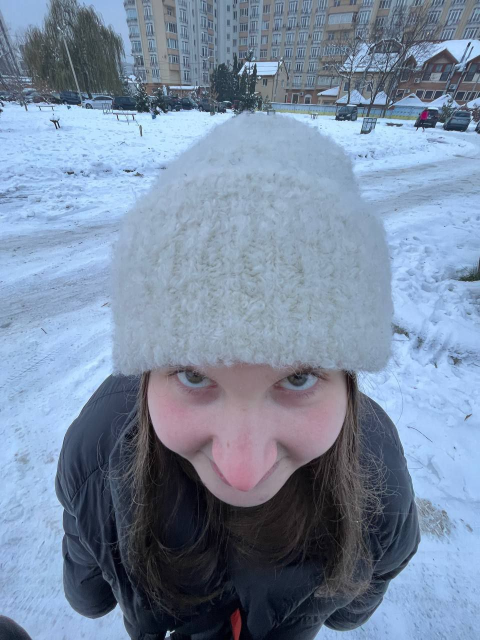
#> input picture Task_ANN_Classifier/khrystynka.jpg, 960 x 1280 px (shown at 1/2 size); the run also reads 1 picture not shown here
$ jupyter execute --allow-errors 'Task_ANNs_Classifier_BasicAI (1).ipynb'   (shell and % lines are left out)
#> lines starting #> are read from the running program, lines starting #| are printed output that depends on the picture
# Вирішення задачі логістичної регресії за допомогою нейронних мереж

В цій лабораторній роботі Ви створите класифікатор на основі логістичної регресії для розпізнавання котів за допомогою нейронної мережі.

**Основні вимоги до виконання:**
- не використовуйте в своєму коді циклів (for/while), якщо тільки інструкція прямо не вимагає цього.

**Протягом виконання цієї лабораторної роботи Ви навчитесь:**
- Будувати базову архітектуру алгоритму навчання, включаючи:
    - виконання ініціалізації параметрів мережі
    - розрахування функції витрат та її градієнтів
    - використання алгоритму оптимізації (градієнтний спуск)
- Зібравши всі необхідні модулі Ви отримаєте вірне рішення задачі класифікації котів.

## 1 - Необхідні пакети ##

Для початку необхідно завантажити необхідні для виконання цієї лабораторної роботи пакети.
- [numpy](www.numpy.org).
- [h5py](http://www.h5py.org) це загальний пакет для взаємодії з набором даних, який зберігається у файлі H5.
- [matplotlib](http://matplotlib.org) бібліотека для побудови графіків.
- [PIL](http://www.pythonware.com/products/pil/) та [scipy](https://www.scipy.org/) пакети для тестування Вашої моделі із власною картинкою у фінальній частині лабораторної роботи.

[cell 1]
import numpy as np
import matplotlib.pyplot as plt
import h5py
import scipy
from PIL import Image

## 2 - Постановка завдання ##

**Вихідні умови до завдання**: Вам надано набір даних, що містить:
    - навчальний набір даних містить  m_train зображень позначених як `кіт (cat)` (y=1) або `НЕ кіт (non-cat)` (y=0)
    - тестовий набір даних містить m_test зображень позначених як `кіт (cat)` (y=1) або `НЕ кіт (non-cat)` (y=0)
    - розмірність кожного зображення (num_px, num_px, 3), де 3 - для 3 каналів (RGB). Таким чином, кожне зображення є квадратним (висота = num_px) та (ширина = num_px).

Вам необхідно побудувати простий алгоритм розпізнавання-зображень, який вірно класифікує чи зображено на картинці кота чи НЕ кота.

Давайте більш детально познайомимося з набором даних. Завантажте дані, запустивши наступний код.

[cell 2]
def load_dataset():
    train_dataset = h5py.File('train_catvnoncat.h5', "r")
    train_set_x_orig = np.array(train_dataset["train_set_x"][:]) # train set features
    train_set_y_orig = np.array(train_dataset["train_set_y"][:]) # train set labels

    test_dataset = h5py.File('test_catvnoncat.h5', "r")
    test_set_x_orig = np.array(test_dataset["test_set_x"][:]) # test set features
    test_set_y_orig = np.array(test_dataset["test_set_y"][:]) # test set labels

    classes = np.array(test_dataset["list_classes"][:]) # the list of classes

    train_set_y_orig = train_set_y_orig.reshape((1, train_set_y_orig.shape[0]))
    test_set_y_orig = test_set_y_orig.reshape((1, test_set_y_orig.shape[0]))

    return train_set_x_orig, train_set_y_orig, test_set_x_orig, test_set_y_orig, classes

#> (a cell that did not finish here is left out)

Постфікс "_orig" в кінці наборів  зображень (навчальному наборі та тестовому), є позначкою того, що ці зображення будуть попередньо опрацьовуватись. Після попередньої обробки Ви отримаєте train_set_x та test_set_x (мітки train_set_y та test_set_y не потребують попередньої обробки).

Кожен рядок вашого train_set_x_orig та test_set_x_orig - це масив, що представляє зображення. Ви можете візуалізувати приклад, запустивши наступний код. для того, щоб побачити інші зображення змініть знначення `index` та повторно запустіть код.

[cell 4]
# Example of a picture
index = 14
#> (the rest of this cell did not finish here and is left out)

Багато помилок при навчанні нейронних мереж виникає в ситуаціях, коли не співпадають розмірності матриць та векторів.

**Завдання 1:** Знайти значення для:
    - m_train (кількість навчальних прикладів)
    - m_test (кількість тетових прикладів)
    - num_px (= height = width (вистоа та ширина) зображень в навчальному наборі)

**NB!!!** `train_set_x_orig` це numpy-array розмірністю (m_train, num_px, num_px, 3). Для перевірки розмірності `m_train`треба прописати `train_set_x_orig.shape[0]`.

#> (a cell that did not finish here is left out)

**Виконавши вірно завдання 1, Ви повинні отримати наступні значення m_train, m_test and num_px**:
<table style="width:15%">
  <tr>
    <td>**m_train**</td>
    <td> 209 </td>
  </tr>

  <tr>
    <td>**m_test**</td>
    <td> 50 </td>
  </tr>
  <tr>
    <td>**num_px**</td>
    <td> 64 </td>
  </tr>
</table>

Для зручності необхідно трасформувати зображення (num_px, num_px, 3) в numpy-array розмірності (num_px $*$ num_px $*$ 3, 1). Після цього навчальний та тестовий набори даних перетворяться в numpy-array, де кожен стовпець представляє зображення. Мають бути стовпці m_train та, відповідно, m_test.

**Завдання 2:** Необхідно переформатувати навчальні та тестові набори даних так, щоб зображення розміру (num_px, num_px, 3) були представлені в вектори-стовпці розмірності (num\_px $ * $ num\_px $ * $ 3, 1).

Для того щоб розпрямити матрицю  X розмірності (a, b, c, d) до матриці X_flatten розмірності (b $ * $ c $ * $ d, a), необхідно використати:
```python
X_flatten = X.reshape(X.shape[0], -1).T      # X.T is the transpose of X
```

#> (a cell that did not finish here is left out)

**Виконавши вірно це завдання ви отримуєте**:

<table style="width:35%">
  <tr>
    <td>**train_set_x_flatten shape**</td>
    <td> (12288, 209)</td>
  </tr>
  <tr>
    <td>**train_set_y shape**</td>
    <td>(1, 209)</td>
  </tr>
  <tr>
    <td>**test_set_x_flatten shape**</td>
    <td>(12288, 50)</td>
  </tr>
  <tr>
    <td>**test_set_y shape**</td>
    <td>(1, 50)</td>
  </tr>
  <tr>
  <td>**sanity check after reshaping**</td>
  <td>[17 31 56 22 33]</td>
  </tr>
</table>

Для представлення кольорових зображень для кожного пікселя повинні бути вказані червоний, зелений та синій канали (RGB), тому значення пікселя насправді є вектором із трьох чисел в діапазоні від 0 до 255.

Ви вже знаєте, що одним з основних етапів попередньої обробки даних в машинному навчанні є центрування та стандартизація набору даних. Для виконання цього єтапу необхідно відняти середнє значення всього numpy-масиву з кожного прикладу, а потім поділити кожен приклад на стандартне відхилення всього numpy-масиву.
**NB!!** Для зображень це простіше і зручніше, і майже так само добре працює просто розділити кожен рядок набору даних на 255 (максимальне значення піксельного каналу).

Давайте стандартизуємо наші дані виконавши наступний код!

#> (a cell that did not finish here is left out)

**NB!!!:**

Основні етапи попередньої обробки даних:
- Необхідно визначити розміри та розмірність даних (m_train, m_test, num_px, ...)
- Необхідно форматувати зображеня таким чином, щоб кожен приклад тепер був вектором розміру  (num_px \* num_px \* 3, 1)
- Необхідно стандартизувати дані

## 3 - Загальна архітектура алгоритму навчання ##

Тепер давайте розробимо простий алгоритм, для того, щоб розрізняти зображеня котів від зображень, що не належать до котів.

Вам необхідно побудувати логістичну регресію використовуючи нейронну мережу.

**Математичне обгрунтування алгоритну**:

Для одного прикладу $x^{(i)}$:
$$z^{(i)} = w^T x^{(i)} + b \tag{1}$$
$$\hat{y}^{(i)} = a^{(i)} = sigmoid(z^{(i)})\tag{2}$$
$$ \mathcal{L}(a^{(i)}, y^{(i)}) =  - y^{(i)}  \log(a^{(i)}) - (1-y^{(i)} )  \log(1-a^{(i)})\tag{3}$$

Після цього треба розрахувати функцію витрат визначивши сумму всіх елементів:
$$ J = \frac{1}{m} \sum_{i=1}^m \mathcal{L}(a^{(i)}, y^{(i)})\tag{6}$$

**Основні етапи**:
В цьому завданні необхідно виконати наступні кроки:
    - Ініціалізувати параметри моделі
    - Навчити параметри моделі мінімізувавши функцію витрат
    - Використати навчені параметри для побудови прогнозів (на тестовому наборі даних)
    - Провести аналіз отриманих результатів та зробити висновки по побудованій моделі

## 4 - В цій частині необхідно зібрати всі основні модулі нашої моделі ##

основні етапи побудови моделі нейронної мережі:
1. Визначити структуру моделі (наприклад кількість вхідних фічей)
2. Ініціалізувати параметри моделі
3. Створити цикл:
    - Розрахувати current loss (forward propagation)
    - Розрахувати current gradient (backward propagation)
    - Оновити параметри (gradient descent)

`model()` - це загальний блок, який об'єднює 1-3 окремі функції інтегровані в одну спільну.

### 4.1 - Допоміжні функції

**Завдання 3**: Необхідно реалізувати функцію `sigmoid()`. Як ви бачили на малюнку вище, вам потрібно обчислити $ sigmoid (w ^ T x + b) = \frac {1} {1 + e ^ {- (w ^ T x + b)}} $, щоб зробити прогнози. Використовуйте `np.exp()`.

[cell 8]
def sigmoid(z):
    """
    Compute the sigmoid of z

    Arguments:
    z -- A scalar or numpy array of any size.

    Return:
    s -- sigmoid(z)
    """

    s = 1 / (1 + np.exp(-z))

    return s

[cell 9]
print ("sigmoid([0, 2]) = " + str(sigmoid(np.array([0,2]))))

**Виконавши вірно це завдання ви отримуєте**:

<table>
  <tr>
    <td>**sigmoid([0, 2])**</td>
    <td> [ 0.5         0.88079708]</td>
  </tr>
</table>

### 4.2 - Ініціалізація параметрів

**Завдання 4:** Необхідно реалізувати ініціалізацію параметрів. Вам потрібно ініціалізувати `w` як вектор нулів. Якщо ви не знаєте, яку функцію numpy використовувати, знайдіть `np.zeros()` у документації бібліотеки Numpy.

[cell 10]
def initialize_with_zeros(dim):
    """
    This function creates a vector of zeros of shape (dim, 1) for w and initializes b to 0.

    Argument:
    dim -- size of the w vector we want (or number of parameters in this case)

    Returns:
    w -- initialized vector of shape (dim, 1)
    b -- initialized scalar (corresponds to the bias)
    """


    w = np.zeros((dim, 1))
    b = 0


    assert(w.shape == (dim, 1))
    assert(isinstance(b, float) or isinstance(b, int))

    return w, b

[cell 11]
dim = 2
w, b = initialize_with_zeros(dim)
print ("w = " + str(w))
print ("b = " + str(b))

**Виконавши вірно це завдання ви отримуєте**:

<table style="width:15%">
    <tr>
        <td>  ** w **  </td>
        <td> [[ 0.]
 [ 0.]] </td>
    </tr>
    <tr>
        <td>  ** b **  </td>
        <td> 0 </td>
    </tr>
</table>

Для вихідних зображень вагові коефіцієнти `w` мають розмірність (num_px $\times$ num_px $\times$ 3, 1).

### 4.3 - Пряме та зворотнє поширення

Тепер, коли  параметри ініціалізовані, можна навчати параметри на основі прямого та зворотного поширення помилки.

**Завдання 5:** Написати функцію `propagate()`, яка обчислює функцію втрат та градієнт.

**NB!!!**:

Пряме поширення:
- вихідний вектор  X
- необхідно обчислити $A = \sigma(w^T X + b) = (a^{(1)}, a^{(2)}, ..., a^{(m-1)}, a^{(m)})$
- розрахувати функцію втрат: $J = -\frac{1}{m}\sum_{i=1}^{m}y^{(i)}\log(a^{(i)})+(1-y^{(i)})\log(1-a^{(i)})$

Наступні дві формули Вам необхідно використати:

$$ \frac{\partial J}{\partial w} = \frac{1}{m}X(A-Y)^T\tag{7}$$
$$ \frac{\partial J}{\partial b} = \frac{1}{m} \sum_{i=1}^m (a^{(i)}-y^{(i)})\tag{8}$$

[cell 12]
def propagate(w, b, X, Y):
    """
    Implement the cost function and its gradenit for the propagation explained above

    Arguments:
    w -- weights, a numpy array of size (num_px * num_px * 3, 1)
    b -- bias, a scalar
    X -- data of size (num_px * num_px * 3, number of examples)
    Y -- true "label" vector (containing 0 if non-cat, 1 if cat) of size (1, number of examples)

    Return:
    cost -- negative log-likelihood cost for logistic regression
    dw -- gradient of the loss with respect to w, thus same shape as w
    db -- gradient of the loss with respect to b, thus same shape as b

    Tips:
    - Write your code step by step for the propagation. np.log(), np.dot()
    """

    m = X.shape[1]

    # FORWARD PROPAGATION (FROM X TO COST)
    A = sigmoid(np.dot(w.T, X) + b)                    # compute activation function
    cost = -(1/m) * np.sum(Y * np.log(A) + (1 - Y) * np.log(1 - A))                   # compute cost function


    # BACKWARD PROPAGATION (TO FIND GRAD)
    dw = (1/m) * np.dot(X, (A - Y).T)
    db = (1/m) * np.sum(A - Y)


    assert(dw.shape == w.shape)
    assert(db.dtype == float)
    cost = np.squeeze(cost)
    assert(cost.shape == ())

    grads = {"dw": dw,
             "db": db}

    return grads, cost

[cell 13]
w, b, X, Y = np.array([[1.],[2.]]), 2., np.array([[1.,2.,-1.],[3.,4.,-3.2]]), np.array([[1,0,1]])
grads, cost = propagate(w, b, X, Y)
print ("dw = " + str(grads["dw"]))
print ("db = " + str(grads["db"]))
print ("cost = " + str(cost))

**Виконавши вірно це завдання ви отримуєте**:

<table style="width:50%">
    <tr>
        <td>  ** dw **  </td>
      <td> [[ 0.99845601]
     [ 2.39507239]]</td>
    </tr>
    <tr>
        <td>  ** db **  </td>
        <td> 0.00145557813678 </td>
    </tr>
    <tr>
        <td>  ** cost **  </td>
        <td> 5.801545319394553 </td>
    </tr>

</table>

### 4.4 - Оптимізація
- Необхідно ініціалізувати параметри.
- Обчислити функцію втрат та її градієнт.
- Після цього можна оптимізувати параметри використовуючи градієнтний спуск.

**Завдання 6:** Необхідно записати функцію оптимізації. Основна мета - навчити $w$ та $b$ мінімізувавши функцію витрат $J$. Для параметру $\theta$, оновлене правило : $ \theta = \theta - \alpha \text{ } d\theta$, де $\alpha$ is параметер кроку навчання (learning rate).

[cell 14]
def optimize(w, b, X, Y, num_iterations, learning_rate, print_cost = False):
    """
    This function optimizes w and b by running a gradient descent algorithm

    Arguments:
    w -- weights, a numpy array of size (num_px * num_px * 3, 1)
    b -- bias, a scalar
    X -- data of shape (num_px * num_px * 3, number of examples)
    Y -- true "label" vector (containing 0 if non-cat, 1 if cat), of shape (1, number of examples)
    num_iterations -- number of iterations of the optimization loop
    learning_rate -- learning rate of the gradient descent update rule
    print_cost -- True to print the loss every 100 steps

    Returns:
    params -- dictionary containing the weights w and bias b
    grads -- dictionary containing the gradients of the weights and bias with respect to the cost function
    costs -- list of all the costs computed during the optimization, this will be used to plot the learning curve.

    Tips:
    You basically need to write down two steps and iterate through them:
        1) Calculate the cost and the gradient for the current parameters. Use propagate().
        2) Update the parameters using gradient descent rule for w and b.
    """
#> called with w = array of shape (2, 1), b = 2, X = array of shape (2, 3), Y = array of shape (1, 3), num_iterations = 100, learning_rate = 0.009, print_cost = False

    costs = []

    for i in range(num_iterations):


        # Cost and gradient calculation
        grads, cost = propagate(w, b, X, Y)

        # Retrieve derivatives from grads
        dw = grads["dw"]
        db = grads["db"]

        # update rule
        w = w - learning_rate * dw
        b = b - learning_rate * db

        # Record the costs
        if i % 100 == 0:
            costs.append(cost)

        # Print the cost every 100 training iterations
        if print_cost and i % 100 == 0:
            print ("Cost after iteration %i: %f" %(i, cost))

    params = {"w": w,
              "b": b}

    grads = {"dw": dw,
             "db": db}

    return params, grads, costs

[cell 15]
params, grads, costs = optimize(w, b, X, Y, num_iterations= 100, learning_rate = 0.009, print_cost = False)

print ("w = " + str(params["w"]))
print ("b = " + str(params["b"]))
print ("dw = " + str(grads["dw"]))
print ("db = " + str(grads["db"]))

**Виконавши вірно це завдання ви отримуєте**:

<table>
    <tr>
       <td>**w**</td>
       <td>[[ 0.19033591]
 [ 0.12259159]] </td>
    </tr>
    <tr>
       <td>**b**</td>
       <td> 1.92535983008 </td>
    </tr>
    <tr>
       <td> **dw** </td>
       <td> [[ 0.67752042]
 [ 1.41625495]] </td>
    </tr>
    <tr>
       <td> **db** </td>
       <td> 0.219194504541 </td>
    </tr>
</table>

**Завдання 7:** Попередня функція повертає навчені w та b. Тепер можна використовувати w та b для прогнозування міток класів для набору даних X. Реалізуйте функцію `predict()`. Існує два етапи обчислення прогнозів:

1. Необхідно обчислити $\hat{Y} = A = \sigma(w^T X + b)$

2. Перетворіть записи `a` у 0 (якщо активація <= 0,5) або 1 (якщо активація > 0,5), збережіть прогнози у векторі `Y_prediction`. Тут можете використовувати оператор `if` /` else` у циклі `for` (хоча існує також спосіб векторизації цього).

[cell 16]
def predict(w, b, X):
    '''
    Predict whether the label is 0 or 1 using learned logistic regression parameters (w, b)

    Arguments:
    w -- weights, a numpy array of size (num_px * num_px * 3, 1)
    b -- bias, a scalar
    X -- data of size (num_px * num_px * 3, number of examples)

    Returns:
    Y_prediction -- a numpy array (vector) containing all predictions (0/1) for the examples in X
    '''
#> called with w = array of shape (2, 1), b = -0.3, X = array of shape (2, 3)

    m = X.shape[1]
    Y_prediction = np.zeros((1,m))
    w = w.reshape(X.shape[0], 1)

    # Compute vector "A" predicting the probabilities of a cat being present in the picture
    A = sigmoid(np.dot(w.T, X) + b)

    for i in range(A.shape[1]):

        # Convert probabilities A[0,i] to actual predictions p[0,i]
        true_mask = True if A[0, i] > 0.5 else False
        Y_prediction[0, i] = true_mask

    assert(Y_prediction.shape == (1, m))

    return Y_prediction

[cell 17]
w = np.array([[0.1124579],[0.23106775]])
b = -0.3
X = np.array([[1.,-1.1,-3.2],[1.2,2.,0.1]])
print ("predictions = " + str(predict(w, b, X)))

**Виконавши вірно це завдання ви отримуєте**:

<table style="width:30%">
    <tr>
         <td>
             **predictions**
         </td>
          <td>
            [[ 1.  1.  0.]]
         </td>
   </tr>

</table>

**NB!!!:**
До цього моменту Ви реалізували:
- Провели ініціалізацію (w,b)
- Провели покрокову оптимізацію навчених параметрів (w,b):
    - розрахували функцію втрат та її градієнти
    - оновили параметри використовуючи градієнтний спуск
- На основі навчених (w,b) побудували прогноз міток класів щодо окремого зображення з вибірки

## 5 - Зведення реалізованих функцій в єдину модель##

Тепер об'єднаємо та структуруємо всі наші окреми блоки (функції, реалізовані в попередніх частинах),  в єдину модель в правильному порядку.

**Завдання 8:** Створити функцію загальної моделі, використавши наступні блоки:
    - Y_prediction_test для прогнозів на тестових даних
    - Y_prediction_train для прогнозів на навчальних даних
    - w, costs, grads для результатів оптимізації for the outputs of optimize()

[cell 18]
# [47 lines left out: function model, not called in this run]

Запустіть наступний рядок для того, щоб навчити модель.

#> (a cell that did not finish here is left out)

**Виконавши вірно це завдання ви отримуєт**:

<table style="width:40%">
    <tr>
        <td> **Cost after iteration 0 **  </td>
        <td> 0.693147 </td>
    </tr>
      <tr>
        <td> <center> ... </center> </td>
        <td> <center> ... </center> </td>
    </tr>
    <tr>
        <td> **Train Accuracy**  </td>
        <td> 99.04306220095694 % </td>
    </tr>
    <tr>
        <td>**Test Accuracy** </td>
        <td> 70.0 % </td>
    </tr>
</table>

**NB!!!**: Точність навчання моделі на тренувальному наборі даних близька до 100%. Це гарний результат, який демострує, що модель яку Ви зібрали навчена вірно. Точність моделі на тестових даних становить 68%. Це насправді непогано для цієї простої моделі, враховуючи невеликий набір даних, який ми використовували, і що логістична регресія є лінійним класифікатором.

Використовуючи наведений нижче код (і змінюючи змінну `index`), ви можете переглянути прогнози на зображеннях тестової вибірки.

[cell 20]
# Example of a picture that was wrongly classified.
index = 18
#> (the rest of this cell did not finish here and is left out)

Тепер побудуємо графік функції витрат та її градієгтів.

#> (a cell that did not finish here is left out)

**Інтерпретація**:

Чим більша кількість ітерацій градієнтного спуску, тим менша похибка. У нашої моделі витрати зменшуються з кожної ітерації, це означає, що наша модель навчається добре і покращує свою точність. І щоб не пропустити точку екстремуму, ми повільно зменуємо кроки.

## 6 - Аналіз результатів ##

Тепер необхідно проаналізувати параметр швидкості навчання.

#### Вибір параметру кроку навчання ####

**NB!!!**:
Для того, щоб метод градієнтного спуску працював, ви повинні розумно підбирати параметр кроку навчання. Параметр кроку навчаннч $ \ alpha $ визначає, наскільки швидко ми оновлюємо параметри. Якщо обрати цей параметер дуже великим, можна "перескочити" оптимальне значення. Так само, якщо він занадто малий, знадобиться занадто багато ітерацій, щоб дійти до оптимума. Тому етап налаштування параметру кроку навчання є дуже важливим.

Давайте порівняємо криву навчання створеної моделі з кількома варіантами параметру кроку навчання. Запустіть наступний код. Спробуйте інші значення `learning_rates`. Проаналізуйте отримані результати.

[cell 22]
learning_rates = [0.01, 0.001, 0.0001]
models = {}
#> (the rest of this cell did not finish here and is left out)

**Інтерпретація**:

Із трійки наших параметрів кроку, по результатах тренувань найкраще справляється крок: **0.01**. Він має найвищу точність на тренованих даних, та точність моделі **68%**. Наступні параметри, чим вони менші, тим менші їх точності.
Якщо брати їх витрати, то **0.001 та 0.0001** виглядають набагато стабільніші, хоча і точність у них низька. А ось у кроку **0.01**, хоч і фінальний результат найкращий, з найменшою кількостю витрат. Але на початку, якщо буде маленька кількість ітерації, цей крок може бути нестабільним.

## 7 - Тестування розробленої моделі на власному зображені ##

Використайте своє власне зображення щоб перевірити працездатсність моделі. Для цього:
    1. Додайте своє зображення до цього Jupyter Notebook;
    2. Змініть ім'я файлу в наступному коді;
    4. Запустіть код на власному зображені та перевірте вірність класифікації (1 = cat, 0 = non-cat)!

[cell 23]
from PIL import Image

## Висновок загалом по моделі
Модель по показникам виглядає доволі якісною, але уже при подальшому тестуванні моделі, видно, що її неточність на доволі високому рівні.
Інколи на очевидні картинки котів, вона дає відповідь **False**, а на інші зовсім непідходящі картинки **True**. \
І найголовніше питання: **чи Єнот це кіт?** - Модель відповіла ні у 3 трьох випадках (я лишив тільки один).

[cell 24]
## START CODE HERE ## (PUT YOUR IMAGE NAME)
my_image = "khrystynka.jpg"   # change this to the name of your image file
## END CODE HERE ##

# We preprocess the image to fit your algorithm.
#> (the rest of this cell did not finish here and is left out)

**totally wrong algorithm!!!!**

[cell 25]
## START CODE HERE ## (PUT YOUR IMAGE NAME)
my_image = "hamster.jpg"   # change this to the name of your image file
#> my_image = 'hamster.jpg'
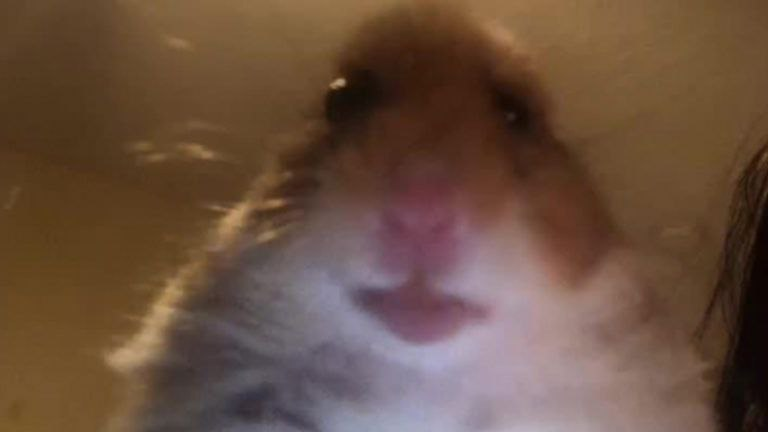
#> input picture Task_ANN_Classifier/hamster.jpg, 768 x 432 px
## END CODE HERE ##

# We preprocess the image to fit your algorithm.
#> (the rest of this cell did not finish here and is left out)

[cell 26]
## START CODE HERE ## (PUT YOUR IMAGE NAME)
my_image = "zelensky2.jpg"   # change this to the name of your image file
#> my_image = 'zelensky2.jpg'
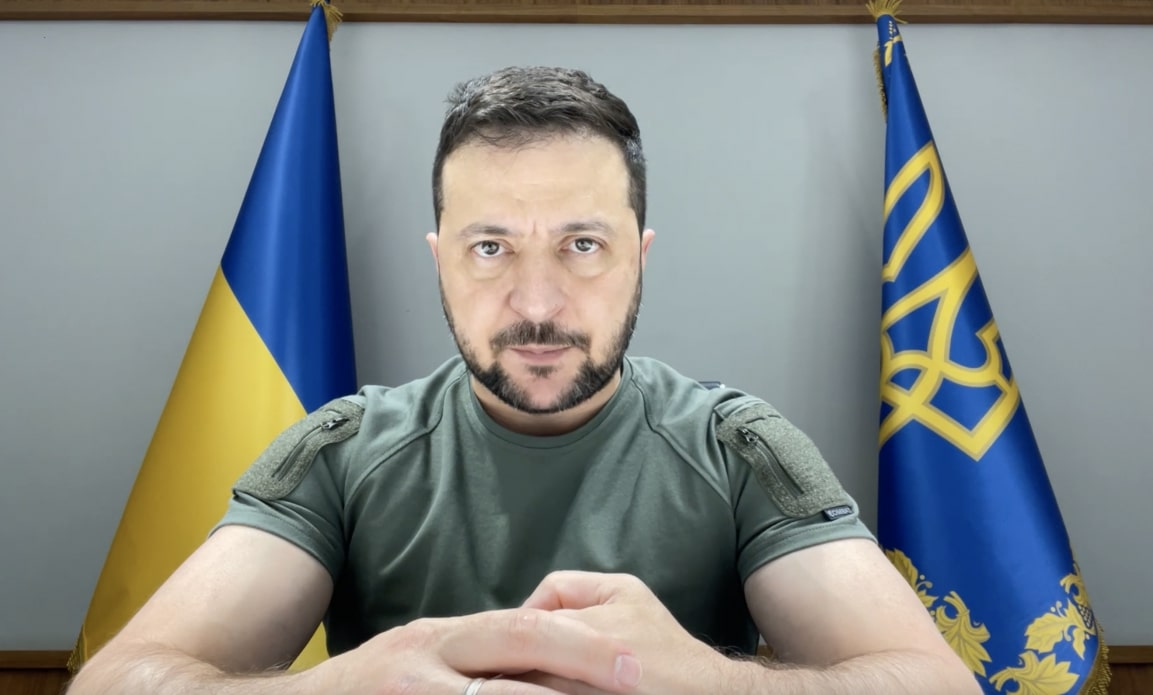
#> input picture Task_ANN_Classifier/zelensky2.jpg, 1153 x 695 px
## END CODE HERE ##

# We preprocess the image to fit your algorithm.
#> (the rest of this cell did not finish here and is left out)

[cell 27]
## START CODE HERE ## (PUT YOUR IMAGE NAME)
my_image = "zelensky.jpg"   # change this to the name of your image file
#> my_image = 'zelensky.jpg'
#> (the rest of the program and of its run is left out)
